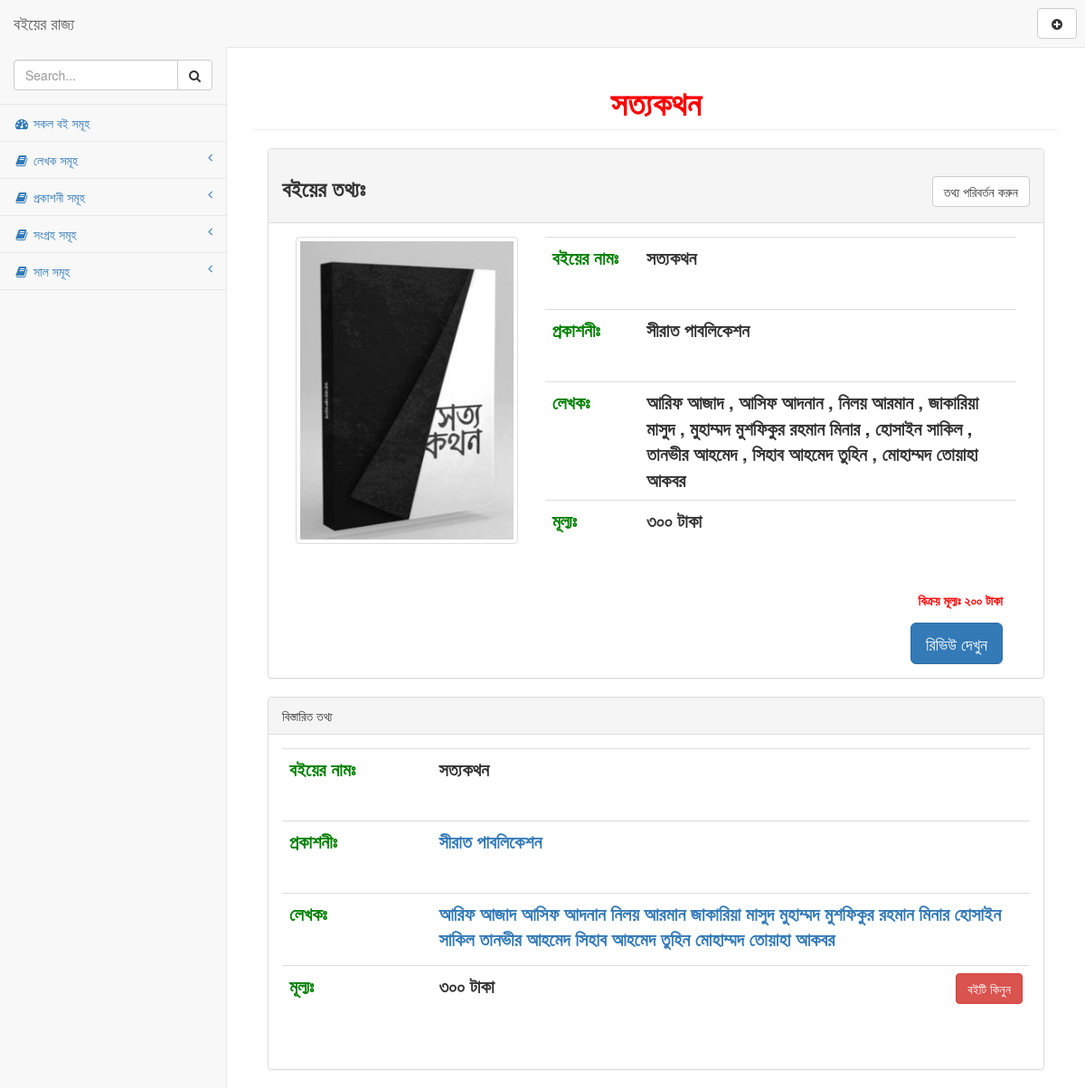
The page /book_details.php?id=58 on the database its author committed.
### tables this page shows
CREATE TABLE `tbl_books` (
  `id` int(11) NOT NULL,
  `name` varchar(200) NOT NULL,
  `author` varchar(200) NOT NULL,
  `page` varchar(100) NOT NULL,
  `publisher` varchar(200) NOT NULL,
  `preview` varchar(300) NOT NULL,
  `year` varchar(4) NOT NULL,
  `price` varchar(4) NOT NULL,
  `discount` varchar(5) NOT NULL,
  `status` tinyint(4) NOT NULL DEFAULT 0,
  `buy_link` varchar(500) NOT NULL DEFAULT 'http://',
  `process` tinyint(4) NOT NULL DEFAULT 0,
  `review` text NOT NULL,
  `tags` varchar(300) NOT NULL,
  `buy_priority` tinyint(4) NOT NULL DEFAULT 0,
  `reading` varchar(111) NOT NULL DEFAULT '0',
  `created` varchar(40) NOT NULL DEFAULT '0',
  `updated` varchar(40) NOT NULL DEFAULT '0',
  `created_day` datetime NOT NULL DEFAULT current_timestamp()
);

### book_details.php (the view, shortened to what this page needs)
<?php include "./inc/header.php"; ?>
<?php
if(!isset($_GET['id']) || $_GET['id'] == null){
	header("Location: index.php");
} else { ?>
    <div id="page-wrapper">
        <?php
            try {
                $dbh = new PDO("mysql:dbname=db_ibooks;host=localhost", "root", "root");
                $dbh->setAttribute(PDO::ATTR_ERRMODE, PDO::ERRMODE_EXCEPTION);
                $dbh->exec("SET CHARACTER SET utf8");
                $dbh->pdo = $dbh;
            } catch (PDOException $e) {
                echo 'Connection failed: ' . $e->getMessage();
            }
            $table = "tbl_books";
            $id = $_GET['id'];
            $query = "SELECT * FROM `".$table."` WHERE `tbl_books`.`id` = $id";
            $stmt = $dbh->prepare($query);
            $stmt->execute();
            if ($stmt->rowCount() > 0) {
                $result = $stmt->fetchAll();
                    foreach( $result as $data ) {
                        $bookname = $data['name'];
        ?>
            <div class="row">
                <div class="col-lg-12">
                    <h1 class="page-header text-center" style="color:red;">
                        <b>
                            <?php echo $bookname; ?>
                        </b>
                    </h1>
                </div>
            </div>
            <div class="container-fluid">
                <div class="row">
                    <div class="col-lg-12">
                        <div class="panel panel-default">
                            <div class="panel-heading">
                                <h3>
                                    <label for="info pull-left text-left">বইয়ের তথ্যঃ </label> <a href="edit_book.php" class="btn btn-social btn-default text-right pull-right">তথ্য পরিবর্তন করুন</a>
                                </h3>
                            </div>
                            <div class="panel-body">
                                <div class="col-md-4" id="info">
                                    <img src="covers/<?php echo $data['preview']; ?>" alt="" class="img-responsive img-thumbnail" height="185px" width="300px">
                                </div>
                                <div class="col-md-8">
                                    <table class="table table-hover table-responsive">
                                        <tbody>
                                            <tr>
                                                <td width="20%" height="80px">
                                                    <label for="bookname" style="font-size:20px;color:green;">বইয়ের নামঃ</label>
                                                </td>
                                                <td width="80%">
                                                    <b id="bookname" style="font-size:20px">
                                                        <?php echo $data['name']; ?>
                                                    </b>
                                                </td>
                                            </tr>
                                            <tr>
                                                <td width="20%" height="80px">
                                                    <label for="publisher" style="font-size:20px;color:green;">প্রকাশনীঃ </label>
                                                </td>
                                                <td width="80%">
                                                    <b id="publisher" style="font-size:20px">
                                                        <?php echo $data['publisher']; ?>
                                                    </b>
                                                </td>
                                            </tr>
                                            <tr>
                                                <td width="20%" height="80px">
                                                    <label for="author" style="font-size:20px;color:green;">লেখকঃ </label>
                                                </td>
                                                <td width="80%">
                                                    <b id="author" style="font-size:20px">
                                                        <?php echo $data['author']; ?>
                                                    </b>
                                                </td>
                                            </tr>
                                            <tr>
                                                <td width="20%" height="80px">
                                                    <label for="price" style="font-size:20px;color:green;">মূল্যঃ </label>
                                                </td>
                                                <td width="80%">
                                                    <b id="price" style="font-size:20px">
                                                        <?php echo $data['price']; ?> টাকা
                                                    </b>
                                            </tr>
                                        </tbody>
                                    </table>
                                    <div class="col-md-12 text-right" style="color:red;padding-bottom:15px">
                                        <b class="text-right">বিক্রয় মূল্যঃ</b>
                                        <b class="text-right">
                                            <?php echo $data['discount']; ?> টাকা</b>
                                    </div>
                                    <div class="col-md-12 text-right">
                                        <?php
                                    $status = $data['status'];
                                    if($status === 1){
                                    $status = '<button class="btn btn-success" type="" disabled>বই      সংগ্রহে রয়েছে।</button>';
                                    } else {
                                        $status = '<button class="btn btn-primary btn-lg" data-toggle="modal" data-target="#myModal">
                                        রিভিউ দেখুন
                                        </button>
                                        <div class="modal fade" id="myModal" tabindex="-1" role="dialog" aria-labelledby="myModalLabel" aria-hidden="true">
                                        <div class="modal-dialog">
                                            <div class="modal-content">
                                                <div class="modal-header">
                                                    <button type="button" class="close" data-dismiss="modal" aria-hidden="true"> &times; </button>
                                                    <h4 class="modal-title" id="myModalLabel"> '.$data['name'].' </h4>
                                                </div>
                                                <div class="modal-body text-left">'.$data['review'].'
                                                </div>
                                                <div class="modal-footer">
                                                    <button type="button" class="btn btn-default" data-dismiss="modal">Close</button>
                                                </div>
                                            </div>
                                        </div>
                                    </div>
                                    ';
                                    }
                                ?>
                                            <?php echo $status; ?>
                                    </div>
                                </div>
                            </div>
                        </div>
                    </div>
                </div>
                <div class="row">
                    <div class="col-lg-12">
                        <div class="panel panel-default">
                            <div class="panel-heading">
                                বিস্তারিত তথ্য
                            </div>
                            <div class="panel-body">
                                <table class="table table-hover table-responsive">
                                        <tbody>
                                            <tr>
                                                <td width="20%" height="80px">
                                                    <label for="bookname" style="font-size:20px;color:green;">বইয়ের নামঃ</label>
                                                </td>
                                                <td width="80%">
                                                    <b id="bookname" style="font-size:20px">
                                                        <?php echo $data['name']; ?>
                                                    </b>
                                                </td>
                                            </tr>
                                            <tr>
                                                <td width="20%" height="80px">
                                                    <label for="publisher" style="font-size:20px;color:green;">প্রকাশনীঃ </label>
                                                </td>
                                                <td width="80%">
                                                    <b id="publisher" style="font-size:20px">
                                                    <a href="publisher.php?publisher=<?php echo $data['publisher']; ?>"><?php echo $data['publisher']; ?></a>
                                                    </b>
                                                </td>
                                            </tr>
                                            <tr>
                                                <td width="20%" height="80px">
                                                    <label for="author" style="font-size:20px;color:green;">লেখকঃ </label>
                                                </td>
                                                <td width="80%">
                                                    <b id="author" style="font-size:20px">
                                                    <?php
                                                    $author = $data['author'];
                                                    $authors = explode(',',$author);
                                                    foreach($authors as $author){
                                                        echo '<a href="authors.php?author='.trim($author).'"> '.trim($author).' </a>';
                                                    }
                                                    ?>
                                                    </b>
                                                </td>
                                            </tr>
                                            <tr>
                                                <td width="20%" height="80px">
                                                    <label for="price" style="font-size:20px;color:green;">মূল্যঃ </label>
                                                </td>
                                                <td width="80%">
                                                    <b id="price" style="font-size:20px">
                                                        <?php echo $data['price']; ?> টাকা</b>
                                                         <a href="<?php echo $data['buy_link']; ?>" class="btn  btn-danger pull-right text-right">বইটি কিনুন</a>
                                                </td>
                                            </tr>
                                        </tbody>
                                    </table>
                            </div>
                        </div>
                    </div>
                </div>
            </div>
            <?php } } ?>
    </div>
    <?php } ?>
    <?php include "./inc/footer.php"; ?>

### rows shown on the page
tbl_books: name "সত্যকথন", preview (picture), publisher "সীরাত পাবলিকেশন", author "আরিফ আজাদ , আসিফ আদনান , নিলয় আরমান , জাকারিয়া মাসুদ , মুহাম্মদ মুশফিকুর রহমান মিনার , হোসাইন সাকিল , তানভীর আহমেদ , সিহাব আহমেদ তুহিন , মোহাম্মদ তোয়াহা আকবর", price "৩০০", discount "২০০", author "আরিফ আজাদ", author "আসিফ আদনান", author "নিলয় আরমান", author "জাকারিয়া মাসুদ", author "মুহাম্মদ মুশফিকুর রহমান মিনার", author "হোসাইন সাকিল", author "তানভীর আহমেদ", author "সিহাব আহমেদ তুহিন", author "মোহাম্মদ তোয়াহা আকবর"
